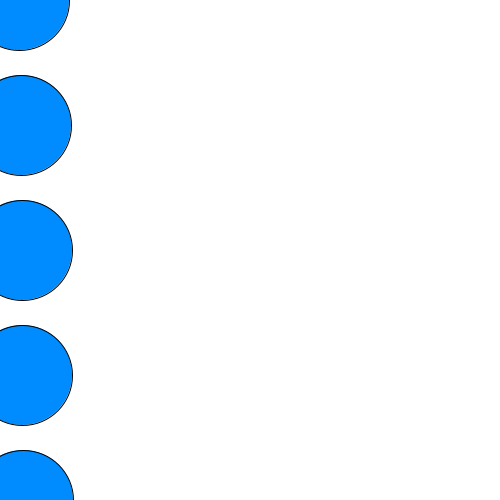
Frame 1 (no input)
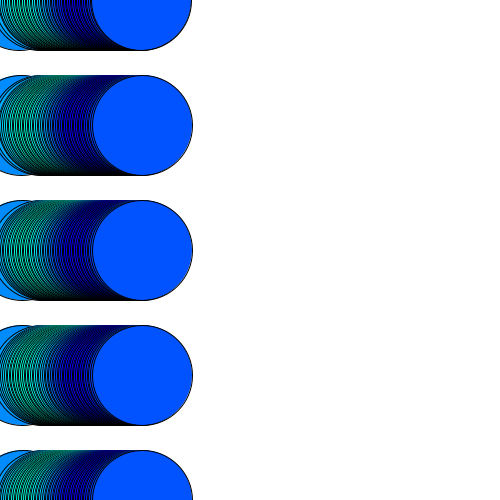
Frame 60 (the mouse pressed at the canvas centre just before this capture)
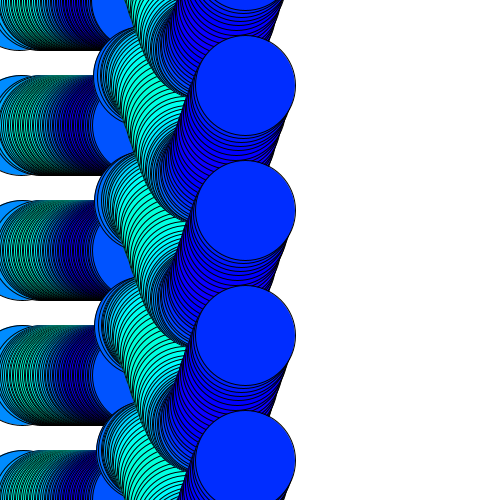
Frame 120 (the mouse held since frame 60 and released just before this capture)

The Processing sketch that drew these frames (run headless with seeded random() and noise(); from frame 60 on, the mouse is pressed at the canvas centre):

// Processing sketch: processing_171949
// ── processing_171949.pde

float counter=0;
float amplitude=0;

void setup()
{
  size(500,500);
  background(255);
}

void draw()
{
  colorMode(HSB, 360, 100, 100);
  float farbe = map(sin (counter), -1, 1, 243, 171);
  
 amplitude=mouseX/5;
  fill  ( farbe,243, 171);
  ellipse((millis()/10), -cos(counter)*amplitude,100,100);
   translate (0, height/4);
  ellipse((millis()/10), -cos(counter)*amplitude,100,100);//x, y
  translate(0,((height/4)));
  ellipse((millis()/10), -cos(counter)*amplitude,100,100);
  translate(0,(height/4 ));
  ellipse((millis()/10), -cos(counter)*amplitude,100,100);
   translate(0,(height/4 ));
  ellipse((millis()/10), -cos(counter)*amplitude,100,100);
  println(sin(counter));
 
  counter+=0.10;
}
